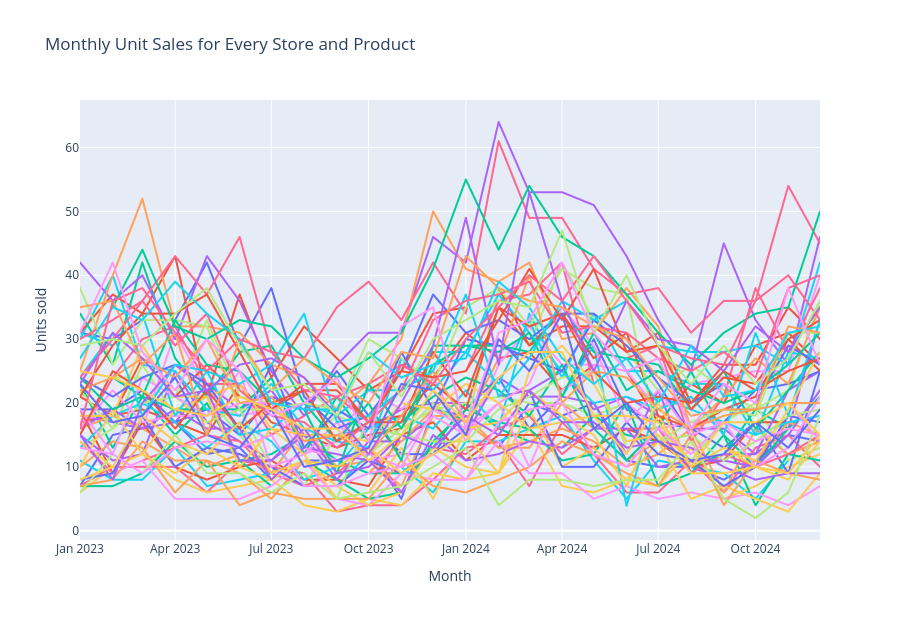

Notebook source saved alongside this figure:
### Code cell
# --- Part B: drill-down with context preserved ---
overview_trends = (
    sales_df.groupby(["month", "store_id", "product"], as_index=False)["units_sold"]
    .sum()
)
overview_trends["series"] = overview_trends["store_id"] + " | " + overview_trends["product"]

anomaly_overview = px.line(
    overview_trends,
    x="month",
    y="units_sold",
    color="series",
    hover_data={"store_id": True, "product": True, "series": False},
    title="Monthly Unit Sales for Every Store and Product",
    labels={"units_sold": "Units sold", "month": "Month"},
)
anomaly_overview.update_layout(height=620, showlegend=False)
anomaly_overview.show()

top_anomaly = anomaly_ranking.iloc[0]
anomalous_store = top_anomaly["store_id"]
anomalous_product = top_anomaly["product"]

focus_trend = sales_df[
    (sales_df.store_id == anomalous_store) & (sales_df["product"] == anomalous_product)
].groupby("month", as_index=False).units_sold.sum()

context_trend = sales_df[
    (sales_df.store_id != anomalous_store) & (sales_df["product"] == anomalous_product)
].groupby("month", as_index=False).units_sold.mean()

fig, ax = plt.subplots(figsize=(10, 5))
ax.plot(context_trend.month, context_trend.units_sold, color="#9e9e9e", lw=3, alpha=0.65, label=f"Other-store average: {anomalous_product}")
ax.plot(focus_trend.month, focus_trend.units_sold, color="#d95f02", marker="o", lw=2.5, label=f"Focus: {anomalous_store} | {anomalous_product}")
ax.set_title("Anomalous Sales Trend with Product Context")
ax.set_xlabel("Month")
ax.set_ylabel("Units sold")
ax.legend()
plt.xticks(rotation=35)
plt.tight_layout()
plt.show()

print(f"Top anomaly: {anomalous_store} | {anomalous_product} (min/median = {top_anomaly['min_to_median_ratio']:.3f})")
